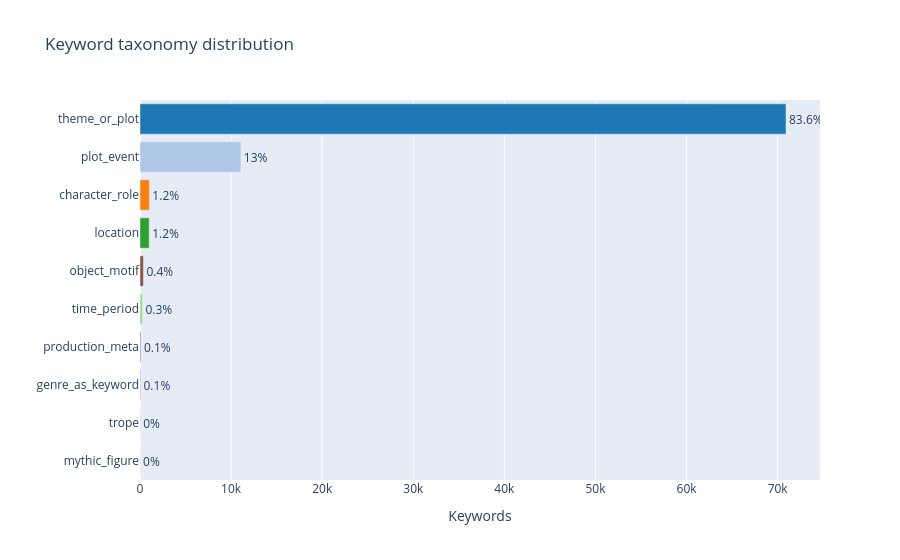

The notebook cell this image was saved under:
### Code cell
# ── Category distribution ───────────────────────────────────────────────────
cat_counts = df["keyword_type"].value_counts().reset_index()
cat_counts.columns = ["keyword_type", "count"]
cat_counts["pct"] = (cat_counts["count"] / cat_counts["count"].sum() * 100).round(1)

COLOR_MAP = {
    "theme_or_plot":    "#1f77b4",
    "plot_event":       "#aec7e8",
    "character_role":   "#ff7f0e",
    "location":         "#2ca02c",
    "time_period":      "#98df8a",
    "trope":            "#9467bd",
    "object_motif":     "#8c564b",
    "production_meta":  "#7f7f7f",
    "mythic_figure":    "#e377c2",
    "genre_as_keyword": "#d62728",
}

fig = px.bar(
    cat_counts,
    x="count",
    y="keyword_type",
    orientation="h",
    text="pct",
    color="keyword_type",
    color_discrete_map=COLOR_MAP,
    title="Keyword taxonomy distribution",
    labels={"keyword_type": "", "count": "Keywords"},
)
fig.update_traces(texttemplate="%{text}%", textposition="outside")
fig.update_layout(showlegend=False, yaxis={"categoryorder": "total ascending"})
fig.show()

### Figure 1 — Plotly figure (JSON) as saved in the notebook; plotly's stock layout.template omitted (floating-point values rounded to 4 significant figures)
{"data": [{"hovertemplate": "=%{y}<br>Keywords=%{x}<br>pct=%{text}<extra></extra>", "legendgroup": "theme_or_plot", "marker": {"color": "#1f77b4", "pattern": {"shape": ""}}, "name": "theme_or_plot", "orientation": "h", "showlegend": true, "text": [83.6], "textposition": "outside", "texttemplate": "%{text}%", "type": "bar", "x": [70917], "xaxis": "x", "y": ["theme_or_plot"], "yaxis": "y"}, {"hovertemplate": "=%{y}<br>Keywords=%{x}<br>pct=%{text}<extra></extra>", "legendgroup": "plot_event", "marker": {"color": "#aec7e8", "pattern": {"shape": ""}}, "name": "plot_event", "orientation": "h", "showlegend": true, "text": [13.0], "textposition": "outside", "texttemplate": "%{text}%", "type": "bar", "x": [11071], "xaxis": "x", "y": ["plot_event"], "yaxis": "y"}, {"hovertemplate": "=%{y}<br>Keywords=%{x}<br>pct=%{text}<extra></extra>", "legendgroup": "character_role", "marker": {"color": "#ff7f0e", "pattern": {"shape": ""}}, "name": "character_role", "orientation": "h", "showlegend": true, "text": [1.2], "textposition": "outside", "texttemplate": "%{text}%", "type": "bar", "x": [1028], "xaxis": "x", "y": ["character_role"], "yaxis": "y"}, {"hovertemplate": "=%{y}<br>Keywords=%{x}<br>pct=%{text}<extra></extra>", "legendgroup": "location", "marker": {"color": "#2ca02c", "pattern": {"shape": ""}}, "name": "location", "orientation": "h", "showlegend": true, "text": [1.2], "textposition": "outside", "texttemplate": "%{text}%", "type": "bar", "x": [1007], "xaxis": "x", "y": ["location"], "yaxis": "y"}, {"hovertemplate": "=%{y}<br>Keywords=%{x}<br>pct=%{text}<extra></extra>", "legendgroup": "object_motif", "marker": {"color": "#8c564b", "pattern": {"shape": ""}}, "name": "object_motif", "orientation": "h", "showlegend": true, "text": [0.4], "textposition": "outside", "texttemplate": "%{text}%", "type": "bar", "x": [378], "xaxis": "x", "y": ["object_motif"], "yaxis": "y"}, {"hovertemplate": "=%{y}<br>Keywords=%{x}<br>pct=%{text}<extra></extra>", "legendgroup": "time_period", "marker": {"color": "#98df8a", "pattern": {"shape": ""}}, "name": "time_period", "orientation": "h", "showlegend": true, "text": [0.3], "textposition": "outside", "texttemplate": "%{text}%", "type": "bar", "x": [262], "xaxis": "x", "y": ["time_period"], "yaxis": "y"}, {"hovertemplate": "=%{y}<br>Keywords=%{x}<br>pct=%{text}<extra></extra>", "legendgroup": "production_meta", "marker": {"color": "#7f7f7f", "pattern": {"shape": ""}}, "name": "production_meta", "orientation": "h", "showlegend": true, "text": [0.1], "textposition": "outside", "texttemplate": "%{text}%", "type": "bar", "x": [96], "xaxis": "x", "y": ["production_meta"], "yaxis": "y"}, {"hovertemplate": "=%{y}<br>Keywords=%{x}<br>pct=%{text}<extra></extra>", "legendgroup": "genre_as_keyword", "marker": {"color": "#d62728", "pattern": {"shape": ""}}, "name": "genre_as_keyword", "orientation": "h", "showlegend": true, "text": [0.1], "textposition": "outside", "texttemplate": "%{text}%", "type": "bar", "x": [53], "xaxis": "x", "y": ["genre_as_keyword"], "yaxis": "y"}, {"hovertemplate": "=%{y}<br>Keywords=%{x}<br>pct=%{text}<extra></extra>", "legendgroup": "trope", "marker": {"color": "#9467bd", "pattern": {"shape": ""}}, "name": "trope", "orientation": "h", "showlegend": true, "text": [0.0], "textposition": "outside", "texttemplate": "%{text}%", "type": "bar", "x": [18], "xaxis": "x", "y": ["trope"], "yaxis": "y"}, {"hovertemplate": "=%{y}<br>Keywords=%{x}<br>pct=%{text}<extra></extra>", "legendgroup": "mythic_figure", "marker": {"color": "#e377c2", "pattern": {"shape": ""}}, "name": "mythic_figure", "orientation": "h", "showlegend": true, "text": [0.0], "textposition": "outside", "texttemplate": "%{text}%", "type": "bar", "x": [12], "xaxis": "x", "y": ["mythic_figure"], "yaxis": "y"}], "layout": {"barmode": "relative", "legend": {"title": {"text": ""}, "tracegroupgap": 0}, "showlegend": false, "title": {"text": "Keyword taxonomy distribution"}, "xaxis": {"anchor": "y", "domain": [0.0, 1.0], "title": {"text": "Keywords"}}, "yaxis": {"anchor": "x", "categoryarray": ["mythic_figure", "trope", "genre_as_keyword", "production_meta", "time_period", "object_motif", "location", "character_role", "plot_event", "theme_or_plot"], "categoryorder": "total ascending", "domain": [0.0, 1.0], "title": {"text": ""}}}}
